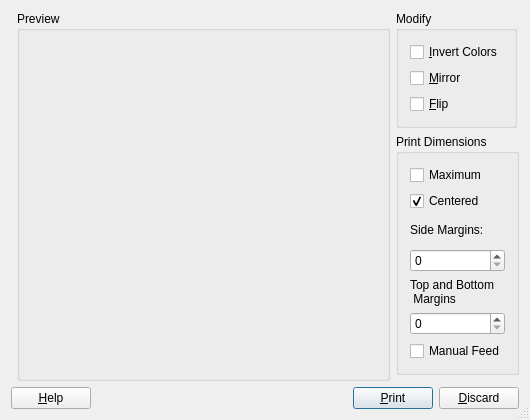
<?xml version="1.0" encoding="UTF-8"?>
<ui version="4.0">
 <class>PrintPreview</class>
 <widget class="QDialog" name="PrintPreview">
  <property name="geometry">
   <rect>
    <x>0</x>
    <y>0</y>
    <width>530</width>
    <height>420</height>
   </rect>
  </property>
  <property name="windowTitle">
   <string>Print Preview</string>
  </property>
  <property name="sizeGripEnabled">
   <bool>true</bool>
  </property>
  <layout class="QGridLayout">
   <property name="margin">
    <number>11</number>
   </property>
   <item row="0" column="1" rowspan="3">
    <widget class="QGroupBox" name="GroupBox1">
     <property name="sizePolicy">
      <sizepolicy hsizetype="Expanding" vsizetype="Expanding">
       <horstretch>0</horstretch>
       <verstretch>0</verstretch>
      </sizepolicy>
     </property>
     <property name="title">
      <string>Preview</string>
     </property>
     <layout class="QVBoxLayout" name="verticalLayout_3">
      <property name="margin">
       <number>5</number>
      </property>
      <item>
       <widget class="PixmapLabel" name="pixmapLabel" native="true">
        <property name="mouseTracking">
         <bool>true</bool>
        </property>
        <property name="scaledContents" stdset="0">
         <bool>true</bool>
        </property>
       </widget>
      </item>
     </layout>
    </widget>
   </item>
   <item row="0" column="2">
    <widget class="QGroupBox" name="GroupBox2">
     <property name="sizePolicy">
      <sizepolicy hsizetype="Maximum" vsizetype="Preferred">
       <horstretch>0</horstretch>
       <verstretch>0</verstretch>
      </sizepolicy>
     </property>
     <property name="title">
      <string>Modify</string>
     </property>
     <layout class="QVBoxLayout" name="verticalLayout_2">
      <property name="margin">
       <number>11</number>
      </property>
      <item>
       <widget class="QCheckBox" name="checkInvert">
        <property name="text">
         <string>&amp;Invert Colors</string>
        </property>
       </widget>
      </item>
      <item>
       <widget class="QCheckBox" name="checkMirror">
        <property name="text">
         <string>&amp;Mirror</string>
        </property>
       </widget>
      </item>
      <item>
       <widget class="QCheckBox" name="checkFlip">
        <property name="text">
         <string>&amp;Flip</string>
        </property>
       </widget>
      </item>
     </layout>
    </widget>
   </item>
   <item row="1" column="2">
    <widget class="QGroupBox" name="PrintButtonGroup">
     <property name="sizePolicy">
      <sizepolicy hsizetype="Preferred" vsizetype="Expanding">
       <horstretch>0</horstretch>
       <verstretch>0</verstretch>
      </sizepolicy>
     </property>
     <property name="title">
      <string>Print Dimensions</string>
     </property>
     <property name="flat">
      <bool>false</bool>
     </property>
     <layout class="QVBoxLayout" name="verticalLayout" stretch="1,1,0,1,0,1,1">
      <item>
       <widget class="QCheckBox" name="maximum">
        <property name="text">
         <string>Maximum</string>
        </property>
       </widget>
      </item>
      <item>
       <widget class="QCheckBox" name="centered">
        <property name="text">
         <string>Centered</string>
        </property>
        <property name="checked">
         <bool>true</bool>
        </property>
       </widget>
      </item>
      <item>
       <widget class="QLabel" name="TextLabel1">
        <property name="text">
         <string>Side Margins:</string>
        </property>
        <property name="wordWrap">
         <bool>false</bool>
        </property>
       </widget>
      </item>
      <item>
       <widget class="QSpinBox" name="sidemargins"/>
      </item>
      <item>
       <widget class="QLabel" name="TextLabel2">
        <property name="text">
         <string>Top and Bottom
 Margins</string>
        </property>
        <property name="wordWrap">
         <bool>false</bool>
        </property>
       </widget>
      </item>
      <item>
       <widget class="QSpinBox" name="topbottommargins"/>
      </item>
      <item>
       <widget class="QCheckBox" name="manualfeed">
        <property name="text">
         <string>Manual Feed</string>
        </property>
       </widget>
      </item>
     </layout>
    </widget>
   </item>
   <item row="3" column="0" colspan="3">
    <layout class="QHBoxLayout">
     <item>
      <widget class="QPushButton" name="buttonHelp">
       <property name="text">
        <string>&amp;Help</string>
       </property>
       <property name="autoDefault">
        <bool>true</bool>
       </property>
      </widget>
     </item>
     <item>
      <spacer name="Horizontal Spacing2">
       <property name="orientation">
        <enum>Qt::Horizontal</enum>
       </property>
       <property name="sizeType">
        <enum>QSizePolicy::Expanding</enum>
       </property>
       <property name="sizeHint" stdset="0">
        <size>
         <width>20</width>
         <height>20</height>
        </size>
       </property>
      </spacer>
     </item>
     <item>
      <widget class="QPushButton" name="buttonOk">
       <property name="windowTitle">
        <string/>
       </property>
       <property name="text">
        <string>&amp;Print</string>
       </property>
       <property name="autoDefault">
        <bool>true</bool>
       </property>
       <property name="default">
        <bool>true</bool>
       </property>
      </widget>
     </item>
     <item>
      <widget class="QPushButton" name="buttonCancel">
       <property name="text">
        <string>&amp;Discard</string>
       </property>
       <property name="autoDefault">
        <bool>true</bool>
       </property>
      </widget>
     </item>
    </layout>
   </item>
  </layout>
 </widget>
 <layoutdefault spacing="6" margin="11"/>
 <pixmapfunction>qPixmapFromMimeSource</pixmapfunction>
 <customwidgets>
  <customwidget>
   <class>PixmapLabel</class>
   <extends>QWidget</extends>
   <header>pixmaplabel.h</header>
  </customwidget>
 </customwidgets>
 <tabstops>
  <tabstop>checkInvert</tabstop>
  <tabstop>checkMirror</tabstop>
  <tabstop>checkFlip</tabstop>
  <tabstop>buttonHelp</tabstop>
  <tabstop>buttonOk</tabstop>
  <tabstop>buttonCancel</tabstop>
 </tabstops>
 <includes>
  <include location="global">qimage.h</include>
  <include location="global">qpixmap.h</include>
  <include location="global">paletteview.h</include>
  <include location="global">pixmaplabel.h</include>
  <include location="global">qrect.h</include>
 </includes>
 <resources/>
 <connections>
  <connection>
   <sender>buttonOk</sender>
   <signal>clicked()</signal>
   <receiver>PrintPreview</receiver>
   <slot>accept()</slot>
   <hints>
    <hint type="sourcelabel">
     <x>20</x>
     <y>20</y>
    </hint>
    <hint type="destinationlabel">
     <x>20</x>
     <y>20</y>
    </hint>
   </hints>
  </connection>
  <connection>
   <sender>buttonCancel</sender>
   <signal>clicked()</signal>
   <receiver>PrintPreview</receiver>
   <slot>reject()</slot>
   <hints>
    <hint type="sourcelabel">
     <x>20</x>
     <y>20</y>
    </hint>
    <hint type="destinationlabel">
     <x>20</x>
     <y>20</y>
    </hint>
   </hints>
  </connection>
  <connection>
   <sender>checkInvert</sender>
   <signal>toggled(bool)</signal>
   <receiver>PrintPreview</receiver>
   <slot>invertColors(bool)</slot>
   <hints>
    <hint type="sourcelabel">
     <x>20</x>
     <y>20</y>
    </hint>
    <hint type="destinationlabel">
     <x>20</x>
     <y>20</y>
    </hint>
   </hints>
  </connection>
  <connection>
   <sender>checkMirror</sender>
   <signal>toggled(bool)</signal>
   <receiver>PrintPreview</receiver>
   <slot>mirror(bool)</slot>
   <hints>
    <hint type="sourcelabel">
     <x>20</x>
     <y>20</y>
    </hint>
    <hint type="destinationlabel">
     <x>20</x>
     <y>20</y>
    </hint>
   </hints>
  </connection>
  <connection>
   <sender>checkFlip</sender>
   <signal>toggled(bool)</signal>
   <receiver>PrintPreview</receiver>
   <slot>flip(bool)</slot>
   <hints>
    <hint type="sourcelabel">
     <x>20</x>
     <y>20</y>
    </hint>
    <hint type="destinationlabel">
     <x>20</x>
     <y>20</y>
    </hint>
   </hints>
  </connection>
 </connections>
</ui>
